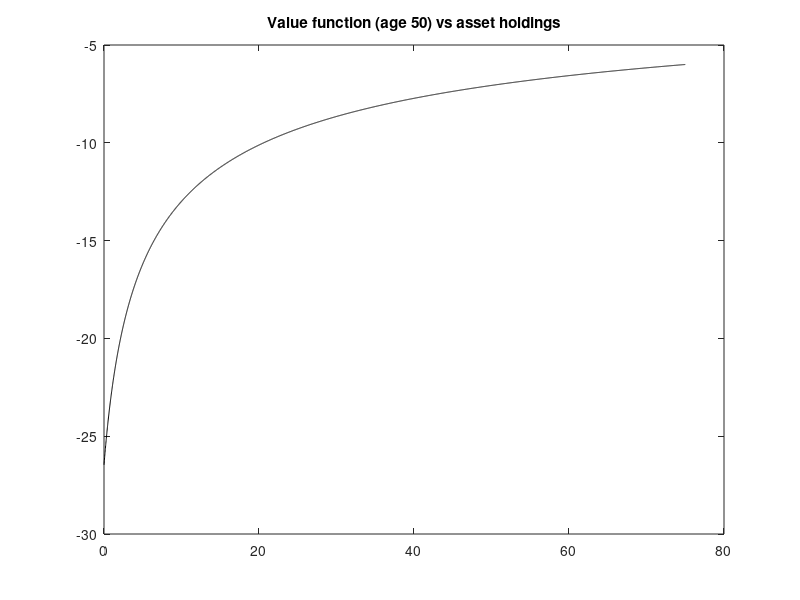
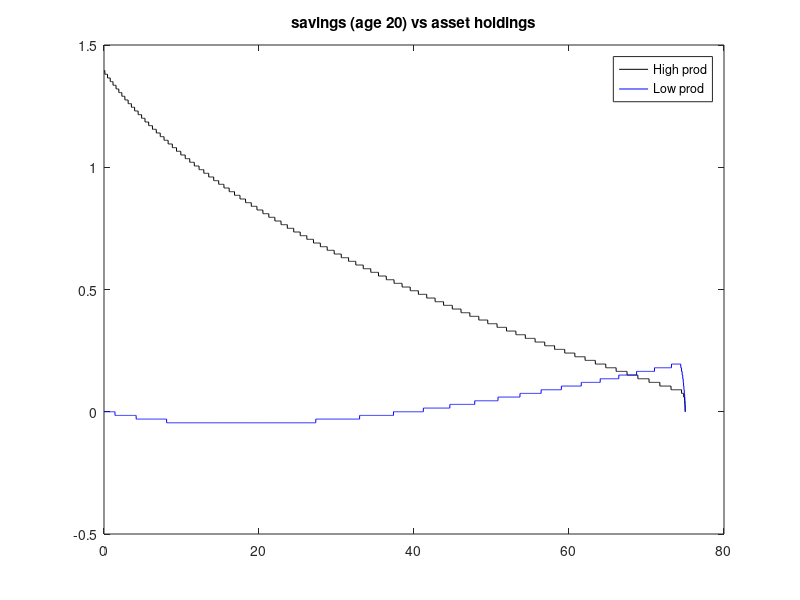
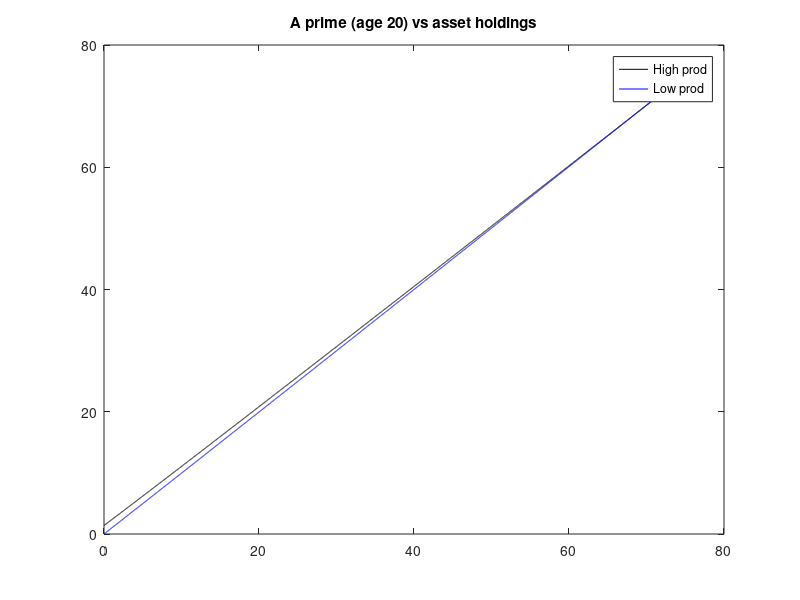

The MATLAB source for these figures, in order: (Note: this script raises an error after producing the figures.)
mkdir('pings')
clear; close all; clc

dat = dlmread('pfs_.dat');

v_50 = dat(:,1);
a_20_h = dat(:,2);
a_20_l = dat(:,3);
x = linspace(0,75,length(v_50));
cd('pings')
figure
plot(x,v_50,'k')
set(gcf,'Color',[1 1 1])
title('Value function (age 50) vs asset holdings')
saveas(gcf,'value.png')
figure
plot(x,a_20_h,'k')
hold on
plot(x,a_20_l,'b')
hold off
set(gcf,'Color',[1 1 1])
title('A prime (age 20) vs asset holdings')
legend('High prod','Low prod')
figure
plot(x,a_20_h - x','k')
hold on
plot(x,a_20_l - x','b')
hold off
set(gcf,'Color',[1 1 1])
title('savings (age 20) vs asset holdings')
legend('High prod','Low prod')
saveas(gcf,'savings.png')
cd('..')
close all
dat_tab = dlmread('pfs_K.dat');
dat_tab = dat_tab';
rows = {'K' 'L' 'w' 'r' 'b' 'W' 'cv'}';
tab = table(rows,dat_tab(:,1),dat_tab(:,2),dat_tab(:,3),dat_tab(:,4), ...
    dat_tab(:,5),dat_tab(:,6),'VariableNames',{'Variable' 'Bench\_SS' 'Bench\_noSS' 'NoRisk\_SS' 'NoRisk\_noSS' 'Labor\_SS' 'Labor\_noSS'});
table2latex(tab,'table1',4)